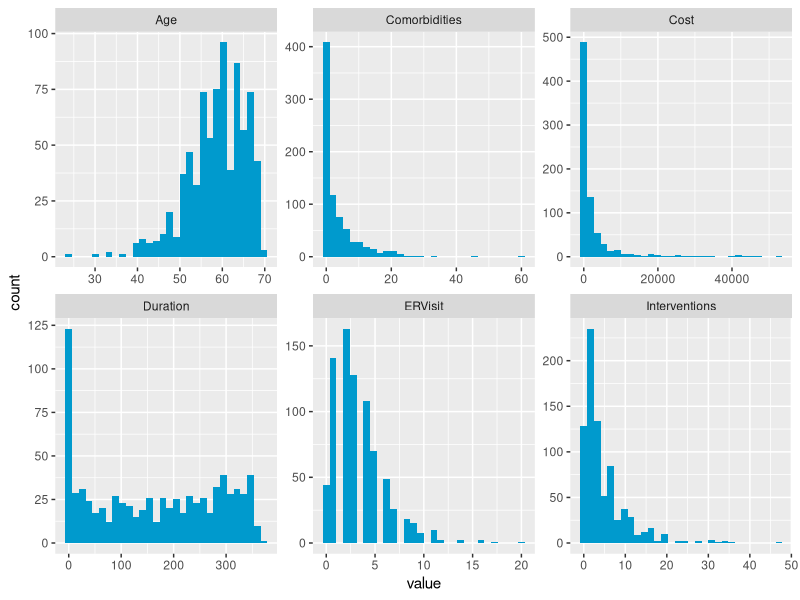
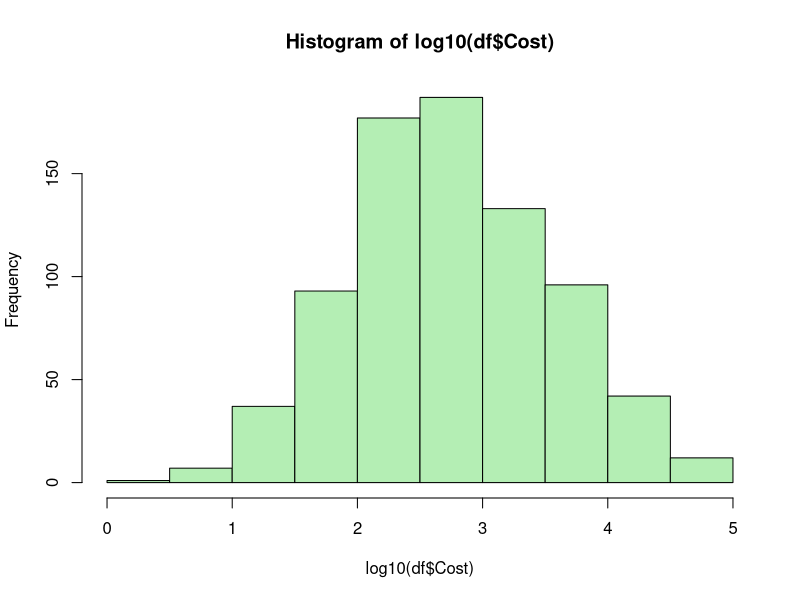
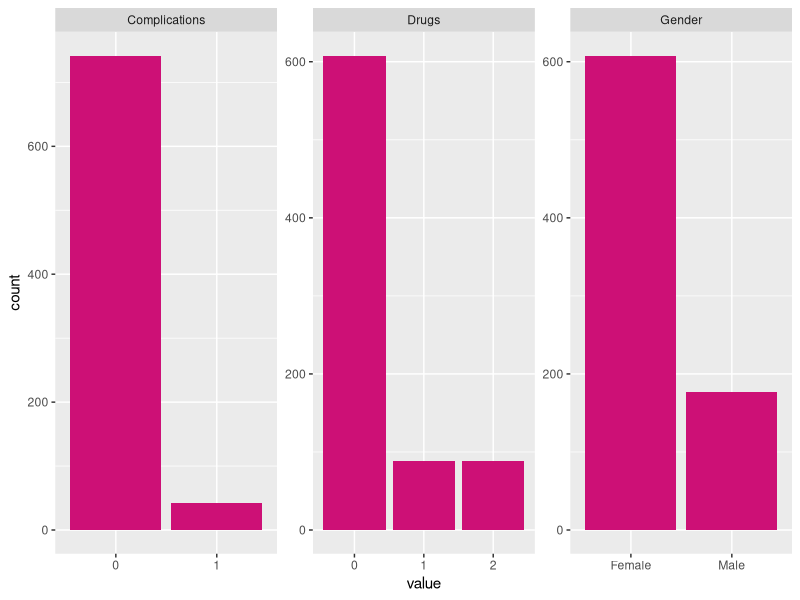
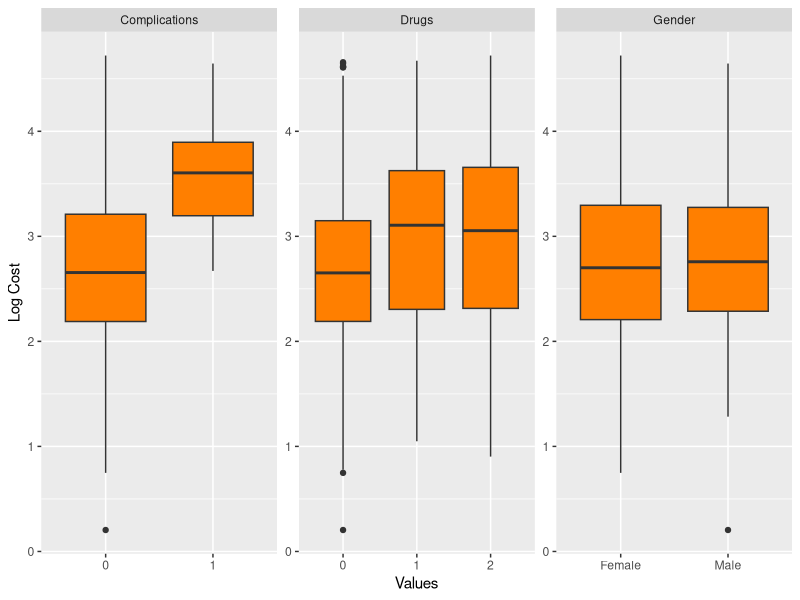
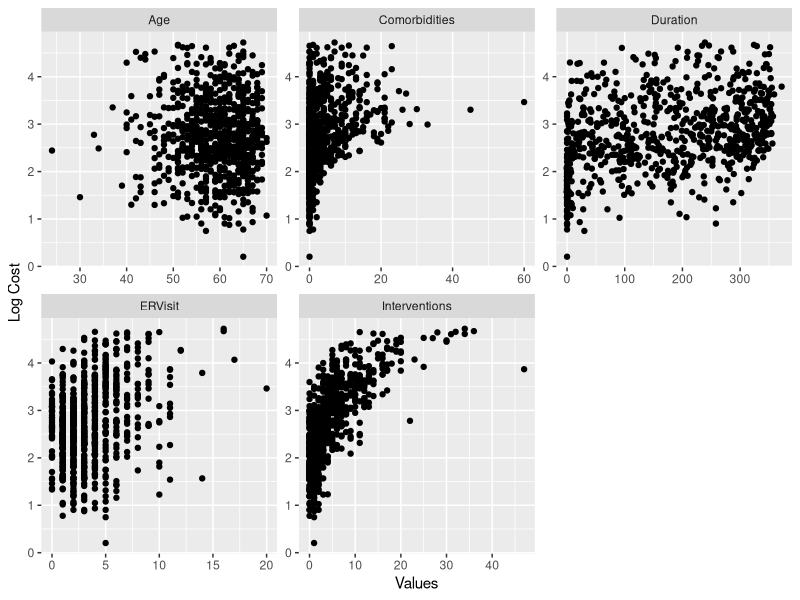
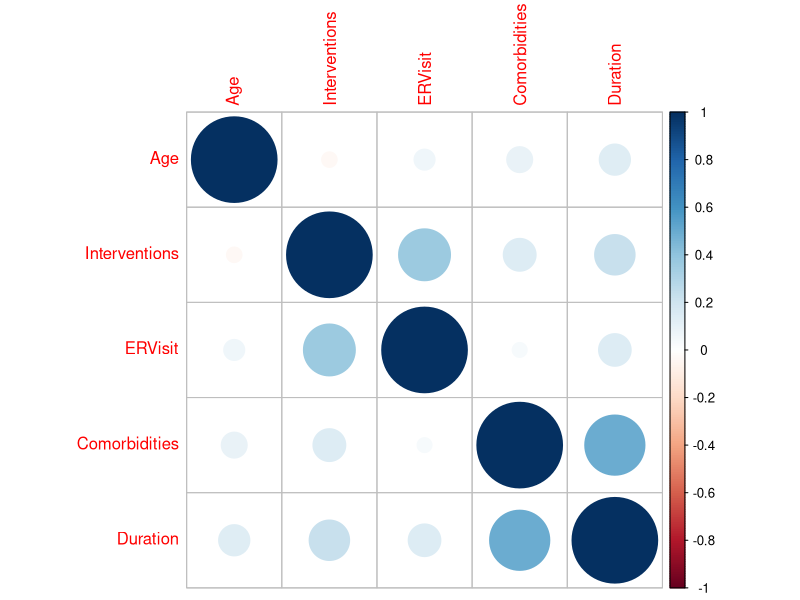

These figures' R source, in order:
## ---- chunk 1
df<-read.csv('heart_disease.csv')
## ---- chunk 2
summary(df)
## ---- chunk 3
df$Drugs <- factor(df$Drugs)
df$Complications <- factor(df$Complications)
df$Gender <- factor(df$Gender)
summary(df)

## ---- chunk 4
suppressMessages(library(tidyverse))
df<-df %>% mutate(id=NULL)
names(df)
## ---- chunk 5
field<-setdiff(names(df), c("Gender", "Drugs", "Complications"))
df.quant <- gather(select(df, field))
ggplot(data=df.quant,mapping=aes(x=value)) +
  geom_histogram(fill="deepskyblue3",bins=30) +
  facet_wrap(~key,scales='free')

## ---- chunk 6
hist(log10(df$Cost),col="darkseagreen2")
df %>% filter(.,Cost>0) -> df
df$Cost = log10(df$Cost)
## ---- chunk 7
gdc<-setdiff(names(df), field)
df.gdc <- gather(select(df, gdc))
df.gdc %>% select(key,value) %>% table(.)
ggplot(data=df.gdc,mapping=aes(x=value)) +
  geom_bar(fill="deeppink3",bins=30) +
  facet_wrap(~key,scales='free')
## ---- chunk 8
table(df$Drugs, df$Complications)
## ---- chunk 9
ggplot(data=df.gdc,mapping=aes(x=value,y=rep(df$Cost,3))) +
  geom_boxplot(fill="darkorange1") +
  xlab("Values") + ylab("Log Cost")+
  facet_wrap(~key,scales='free')
## ---- chunk 10
q<-setdiff(field, "Cost")
df.quant<-gather(select(df, q))
ggplot(data=df.quant,mapping=aes(x=value,y=rep(df$Cost, length(q)))) +
  geom_point() +
  xlab("Values") + ylab("Log Cost")+
  facet_wrap(~key,scales='free')
## ---- chunk 11
suppressMessages(library(corrplot))
correl<-cor(select(df, q))
corrplot(correl)
